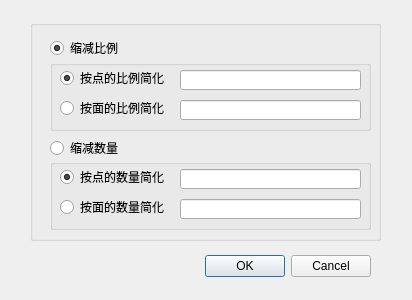
<?xml version="1.0" encoding="UTF-8"?>
<ui version="4.0">
 <class>Dialog</class>
 <widget class="QDialog" name="Dialog">
  <property name="geometry">
   <rect>
    <x>0</x>
    <y>0</y>
    <width>412</width>
    <height>300</height>
   </rect>
  </property>
  <property name="windowTitle">
   <string>Dialog</string>
  </property>
  <widget class="QWidget" name="layoutWidget">
   <property name="geometry">
    <rect>
     <x>20</x>
     <y>250</y>
     <width>351</width>
     <height>33</height>
    </rect>
   </property>
   <layout class="QHBoxLayout">
    <property name="spacing">
     <number>6</number>
    </property>
    <property name="margin">
     <number>0</number>
    </property>
    <item>
     <spacer>
      <property name="orientation">
       <enum>Qt::Horizontal</enum>
      </property>
      <property name="sizeHint" stdset="0">
       <size>
        <width>131</width>
        <height>31</height>
       </size>
      </property>
     </spacer>
    </item>
    <item>
     <widget class="QPushButton" name="okButton">
      <property name="text">
       <string>OK</string>
      </property>
     </widget>
    </item>
    <item>
     <widget class="QPushButton" name="cancelButton">
      <property name="text">
       <string>Cancel</string>
      </property>
     </widget>
    </item>
   </layout>
  </widget>
  <widget class="QGroupBox" name="groupBox">
   <property name="geometry">
    <rect>
     <x>30</x>
     <y>20</y>
     <width>351</width>
     <height>221</height>
    </rect>
   </property>
   <property name="title">
    <string/>
   </property>
   <widget class="QRadioButton" name="radio_button_rate">
    <property name="geometry">
     <rect>
      <x>20</x>
      <y>20</y>
      <width>89</width>
      <height>16</height>
     </rect>
    </property>
    <property name="text">
     <string>缩减比例</string>
    </property>
    <property name="checked">
     <bool>true</bool>
    </property>
   </widget>
   <widget class="QGroupBox" name="groupBox_2">
    <property name="geometry">
     <rect>
      <x>20</x>
      <y>40</y>
      <width>321</width>
      <height>71</height>
     </rect>
    </property>
    <property name="title">
     <string/>
    </property>
    <widget class="QRadioButton" name="radio_button_rate_vertex">
     <property name="geometry">
      <rect>
       <x>10</x>
       <y>10</y>
       <width>111</width>
       <height>16</height>
      </rect>
     </property>
     <property name="text">
      <string>按点的比例简化</string>
     </property>
     <property name="checked">
      <bool>true</bool>
     </property>
    </widget>
    <widget class="QRadioButton" name="radio_button_rate_face">
     <property name="geometry">
      <rect>
       <x>10</x>
       <y>40</y>
       <width>111</width>
       <height>16</height>
      </rect>
     </property>
     <property name="text">
      <string>按面的比例简化</string>
     </property>
    </widget>
    <widget class="QLineEdit" name="lineedit_rate_vertex">
     <property name="geometry">
      <rect>
       <x>130</x>
       <y>10</y>
       <width>181</width>
       <height>20</height>
      </rect>
     </property>
    </widget>
    <widget class="QLineEdit" name="lineedit_rate_face">
     <property name="geometry">
      <rect>
       <x>130</x>
       <y>40</y>
       <width>181</width>
       <height>20</height>
      </rect>
     </property>
    </widget>
   </widget>
   <widget class="QRadioButton" name="radio_button_number">
    <property name="geometry">
     <rect>
      <x>20</x>
      <y>120</y>
      <width>89</width>
      <height>16</height>
     </rect>
    </property>
    <property name="text">
     <string>缩减数量</string>
    </property>
   </widget>
   <widget class="QGroupBox" name="groupBox_3">
    <property name="geometry">
     <rect>
      <x>20</x>
      <y>139</y>
      <width>321</width>
      <height>71</height>
     </rect>
    </property>
    <property name="title">
     <string/>
    </property>
    <widget class="QRadioButton" name="radio_number_vertex">
     <property name="geometry">
      <rect>
       <x>10</x>
       <y>10</y>
       <width>111</width>
       <height>16</height>
      </rect>
     </property>
     <property name="text">
      <string>按点的数量简化</string>
     </property>
     <property name="checked">
      <bool>true</bool>
     </property>
    </widget>
    <widget class="QRadioButton" name="radio_button_number_face">
     <property name="geometry">
      <rect>
       <x>10</x>
       <y>40</y>
       <width>111</width>
       <height>16</height>
      </rect>
     </property>
     <property name="text">
      <string>按面的数量简化</string>
     </property>
    </widget>
    <widget class="QLineEdit" name="lineedit_number_vertex">
     <property name="geometry">
      <rect>
       <x>130</x>
       <y>10</y>
       <width>181</width>
       <height>20</height>
      </rect>
     </property>
    </widget>
    <widget class="QLineEdit" name="lineedit_number_face">
     <property name="geometry">
      <rect>
       <x>130</x>
       <y>40</y>
       <width>181</width>
       <height>20</height>
      </rect>
     </property>
    </widget>
   </widget>
  </widget>
 </widget>
 <resources/>
 <connections>
  <connection>
   <sender>okButton</sender>
   <signal>clicked()</signal>
   <receiver>Dialog</receiver>
   <slot>accept()</slot>
   <hints>
    <hint type="sourcelabel">
     <x>278</x>
     <y>253</y>
    </hint>
    <hint type="destinationlabel">
     <x>96</x>
     <y>254</y>
    </hint>
   </hints>
  </connection>
  <connection>
   <sender>cancelButton</sender>
   <signal>clicked()</signal>
   <receiver>Dialog</receiver>
   <slot>reject()</slot>
   <hints>
    <hint type="sourcelabel">
     <x>369</x>
     <y>253</y>
    </hint>
    <hint type="destinationlabel">
     <x>179</x>
     <y>282</y>
    </hint>
   </hints>
  </connection>
 </connections>
</ui>
